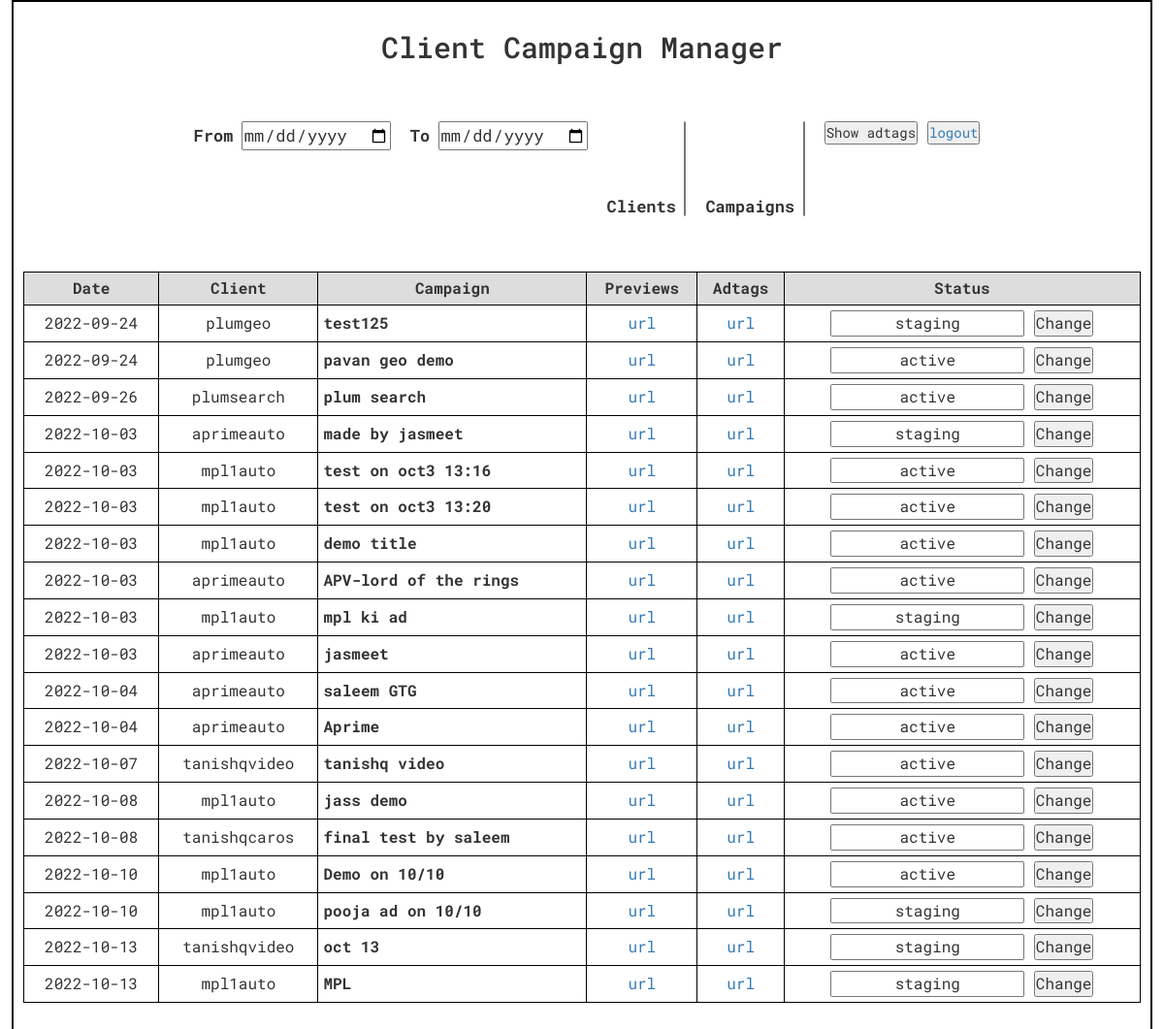
The page /adtag/index.php (signed in) on the database its author committed.
### tables this page shows
CREATE TABLE `adtagdata` (
  `id` int(100) NOT NULL,
  `date` date NOT NULL DEFAULT current_timestamp(),
  `create_time` time NOT NULL DEFAULT current_timestamp(),
  `developer_name` varchar(200) NOT NULL,
  `update_time` datetime NOT NULL DEFAULT current_timestamp(),
  `update_developer_name` varchar(255) NOT NULL,
  `active_time` datetime NOT NULL,
  `analytic_name` varchar(100) NOT NULL,
  `adtag_type` varchar(100) NOT NULL,
  `geo` varchar(100) NOT NULL,
  `fcat_n` varchar(8) NOT NULL,
  `campaign_name` varchar(100) NOT NULL,
  `master_client` varchar(100) NOT NULL,
  `client` varchar(100) NOT NULL,
  `fcat` varchar(100) NOT NULL,
  `publisher` varchar(100) NOT NULL,
  `dims` varchar(200) NOT NULL,
  `status` varchar(12) NOT NULL,
  `approval` varchar(3) NOT NULL DEFAULT '0',
  `client_name` varchar(200) NOT NULL,
  `client_time` datetime NOT NULL,
  `remark` varchar(1000) NOT NULL,
  `status_v` varchar(20) NOT NULL DEFAULT 'staging',
  `veena_name` varchar(100) NOT NULL,
  `veena_time` datetime NOT NULL
);

### adtag/index.php (the view, shortened to what this page needs)
<?php
include "includes/connection.php";
?>
<!DOCTYPE html>
<html lang="en">
<head>
  <?php include "includes/head.php"; ?>
</head>
<body>
  <div class="maincontainer">
    <div class="header">
      <h1>Client Campaign Manager</h1>
    </div>
    <div class="inputs">
      <?php
        if($_SESSION["role"] == 1) {
      ?>
      <form id="form">
      <?php
        } else if($_SESSION["role"] == 0) {
      ?>
      <form id="form2">
      <?php
        } else if($_SESSION["role"] == 3){
      ?>
      <form id="form4">
      <?php
        }
      ?>
        <div class="input-box">
          <label for="datefrom">From</label>
          <input type="date" name="datefrom" id="datefrom">
        </div>
        <div class="input-box">
          <label for="dateto">To</label>
          <input type="date" name="dateto" id="dateto">
        </div>
        <div class="input-box">
          <label for="clients">Clients</label>
          <select id="clients" multiple="multiple">
          </select>
        </div>
        <div class="input-box">
          <label for="campaigns">Campaigns</label>
          <select id="campaigns" multiple="multiple">
          </select>
        </div>
        <div class="input-box">
          <button name="submit">Show adtags</button>
        </div>
        <div class="btn-gp">
          <button><a href="logout.php">logout</a></button>
        </div>
      </form>
    </div>
    <div id="table" class="table">
      <?php if($_SESSION["role"] == 3){?>
       <table>
  <thead>
  <th style="text-align: center;">Date</th>
  <th style="text-align: center;">Client</th>
  <th style="text-align: center;">Campaign</th>
  <th style="text-align: center;">Previews</th>
  <th style="text-align: center;">Adtags</th>
  <th style="text-align: center;">Status</th>
  <th style="text-align: center;">Remark</th>
    </thead>
    <?php
      $sql = "SELECT * FROM adtagdata WHERE status_v='staging'" ;
      $result = $connectDB->query($sql);
      if ($result->num_rows > 0) {
        while($row = $result->fetch_assoc()) {
          ?><tr>
      <td style="text-align: center;"><?php echo $row['date']?></td>
        <td style="text-align: center;"><?php echo $row['client']?></td>
        <td style="font-weight: bold;"><?php echo $row['campaign_name']?></td>
        <td style="text-align: center;">
        <a target="_blank" href="./previews.php?id=<?php echo $row['id']?>">url</a>
        </td>
      <td style="text-align: center;">
        <a target="_blank" href="./adtags.php?id=<?php echo $row['id']?>">url</a>
        </td>
        <td style="text-align: center;">
        <select name="status_v" id="status_v-<?php echo $row['id']?>">
        <option value="staging">staging</option>
        <option value="active">active</option>
        </select>
        </td>
        <td style="display:flex;text-align: center; justify-content: space-evenly;">
        <textarea id="<?php echo $row['id']?>"><?php echo $row['remark']?></textarea>
        <button onClick="updateRemark(<?php echo $row['id']?>)">Save</button>
        </td>
        </tr>
        <?php }}}
        else if ($_SESSION["role"] == 0){ ?>
    <?php
      $sql = "SELECT * FROM adtagdata WHERE status_v='staging'" ;
      $result = $connectDB->query($sql);
      if ($result->num_rows > 0) {
        while($row = $result->fetch_assoc()) {
          ?><tr>
      <td style="text-align: center;"><?php echo $row['date']?></td>
      <td style="text-align: center;"><?php echo $row['client']?></td>
      <td style="font-weight: bold;"><?php echo $row['campaign_name']?></td>
      <td style="text-align: center;">
        <a target="_blank" href="./previews.php?id=<?php echo $row['id']?>">url</a>
      </td>
      <td style="text-align: center;">
        <a target="_blank" href="./adtags.php?id=<?php echo $row['id']?>">url</a>
      </td>
      <td style="text-align: center;"><?php echo $row['status']?></td>
      <td style="display:flex;text-align: center; justify-content: space-evenly;">
        <textarea id="<?php echo $row['id']?>"><?php echo $row['remark']?></textarea>
        <?php
           if($row['status_v']=="active") {?>
            <button disabled>Save</button><?php } else { ?>
             <button onClick="updateRemark(<?php echo $row['id']?>)">Save</button>
       <?php }?>
      </td>
      <td style="text-align: center;"><a target="_blank" href="./updateconsole.php?id=<?php echo $row['id']?>">update</a></td>
      <td style="text-align: center;"><a target="_blank" href="./mail.php?id=<?php echo $row['id']?>">Send</a></td>
    </tr>
       <?php }}}
        else if ($_SESSION["role"] == 1){ ?>
        <table>
        <thead>
          <th style="text-align: center;">Date</th>
          <th style="text-align: center;">Client</th>
          <th style="text-align: center;">Campaign</th>
          <th style="text-align: center;">Previews</th>
          <th style="text-align: center;">Adtags</th>
          <th style="text-align: center;">Status</th>
        </thead>
        <?php
      $sql = "SELECT * FROM adtagdata WHERE status_v='active'" ;
      $result = $connectDB->query($sql);
      if ($result->num_rows > 0) {
        while($row = $result->fetch_assoc()) {
          ?>
          <tr>
          <td style="text-align: center;"><?php echo $row['date']?></td>
          <td style="text-align: center;"><?php echo $row['client']?></td>
          <td style="font-weight: bold;"><?php echo $row['campaign_name']?></td>
          <td style="text-align: center;">
            <a target="_blank" href="./previews.php?id=<?php echo $row['date']?>">url</a>
          </td>
          <td style="text-align: center;">
            <a target="_blank" href="./adtags.php?id=<?php echo $row['date']?>">url</a>
          </td>
          <td style="text-align: center;">
            <input id="<?php echo $row['id']?>" class="stat-input" type="text" value="<?php echo $row['status']?>" />
            <button value="<?php echo $row['id']?>" class="stat-bttn" onclick="updateStatus(this.value)">Change</button>
          </td>
        </tr><?php }}} ?>
    </table></div>
  </div>
</body>
</html>

### adtag/includes/head.php (shortened to what this page needs)
<link rel="stylesheet" href="https://cdnjs.cloudflare.com/ajax/libs/bootstrap-multiselect/0.9.13/css/bootstrap-multiselect.css">
<link rel="stylesheet" href="https://maxcdn.bootstrapcdn.com/bootstrap/3.3.7/css/bootstrap.min.css">
<link rel="stylesheet" href="css/style.css">

### adtag/css/style.css (style rules this page uses)
:root { --black: #333; --white: rgb(238, 233, 233); }
* { margin: 0; padding: 0; box-sizing: border-box; font-family: "Roboto Mono", monospace; }
html { font-size: 10px; }
body { display: flex; justify-content: center; align-items: center; min-height: 100vh; }
.maincontainer { width: 98%; min-height: 95vh; border: solid 2px black; padding: 10px; }
.maincontainer .header { display: flex; justify-content: center; align-items: center; width: 100%; margin: 0px 0px 50px 0px; }
.maincontainer .header h1 { font-size: 3rem; }
.maincontainer .inputs { width: 100%; margin: 0px 0px 50px 0px; }
.maincontainer .inputs form { display: flex; justify-content: center; width: 100%; }
.maincontainer .inputs form .input-box { margin: 0px 10px; }
.maincontainer .inputs form .input-box input, .maincontainer .inputs form .input-box label, .maincontainer .inputs form .input-box select { font-size: 1.7rem; }
.maincontainer .table { display: flex; justify-content: center; width: 100%; }
.maincontainer .table table { border-collapse: collapse; width: 100%; }
.maincontainer .table table th { background-color: #dddddd; }
.maincontainer .table table td, .maincontainer .table table th { padding: 5px; font-size: 1.6rem; border: solid 0.5px black; }
.maincontainer .table table td .stat-input, .maincontainer .table table th .stat-input { width: 200px; text-align: center; outline: none; }

### rows shown on the page
adtagdata: date "2022-09-24", client "plumgeo", campaign_name "test125", status "staging", $row['id'] 125 (drawn)
adtagdata: date "2022-09-24", client "plumgeo", campaign_name "pavan geo demo", status "active", $row['id'] 126 (drawn)
adtagdata: date "2022-09-26", client "plumsearch", campaign_name "plum search", status "active", $row['id'] 127 (drawn)
adtagdata: date "2022-10-03", client "aprimeauto", campaign_name "made by jasmeet", status "staging", $row['id'] 128 (drawn)
adtagdata: date "2022-10-03", client "mpl1auto", campaign_name "test on oct3 13:16", status "active", $row['id'] 129 (drawn)
adtagdata: date "2022-10-03", client "mpl1auto", campaign_name "test on oct3 13:20", status "active", $row['id'] 130 (drawn)
adtagdata: date "2022-10-03", client "mpl1auto", campaign_name "demo title", status "active", $row['id'] 131 (drawn)
adtagdata: date "2022-10-03", client "aprimeauto", campaign_name "APV-lord of the rings", status "active", $row['id'] 132 (drawn)
adtagdata: date "2022-10-03", client "mpl1auto", campaign_name "mpl ki ad", status "staging", $row['id'] 133 (drawn)
adtagdata: date "2022-10-03", client "aprimeauto", campaign_name "jasmeet", status "active", $row['id'] 134 (drawn)
adtagdata: date "2022-10-04", client "aprimeauto", campaign_name "saleem GTG", status "active", $row['id'] 136 (drawn)
adtagdata: date "2022-10-04", client "aprimeauto", campaign_name "Aprime", status "active", $row['id'] 137 (drawn)
adtagdata: date "2022-10-07", client "tanishqvideo", campaign_name "tanishq video", status "active", $row['id'] 147 (drawn)
adtagdata: date "2022-10-08", client "mpl1auto", campaign_name "jass demo", status "active", $row['id'] 148 (drawn)
adtagdata: date "2022-10-08", client "tanishqcaros", campaign_name "final test by saleem", status "active", $row['id'] 149 (drawn)
adtagdata: date "2022-10-10", client "mpl1auto", campaign_name "Demo on 10/10", status "active", $row['id'] 150 (drawn)
adtagdata: date "2022-10-10", client "mpl1auto", campaign_name "pooja ad on 10/10", status "staging", $row['id'] 151 (drawn)
adtagdata: date "2022-10-13", client "tanishqvideo", campaign_name "oct 13", status "staging", $row['id'] 152 (drawn)
adtagdata: date "2022-10-13", client "mpl1auto", campaign_name "MPL", status "staging", $row['id'] 153 (drawn)
